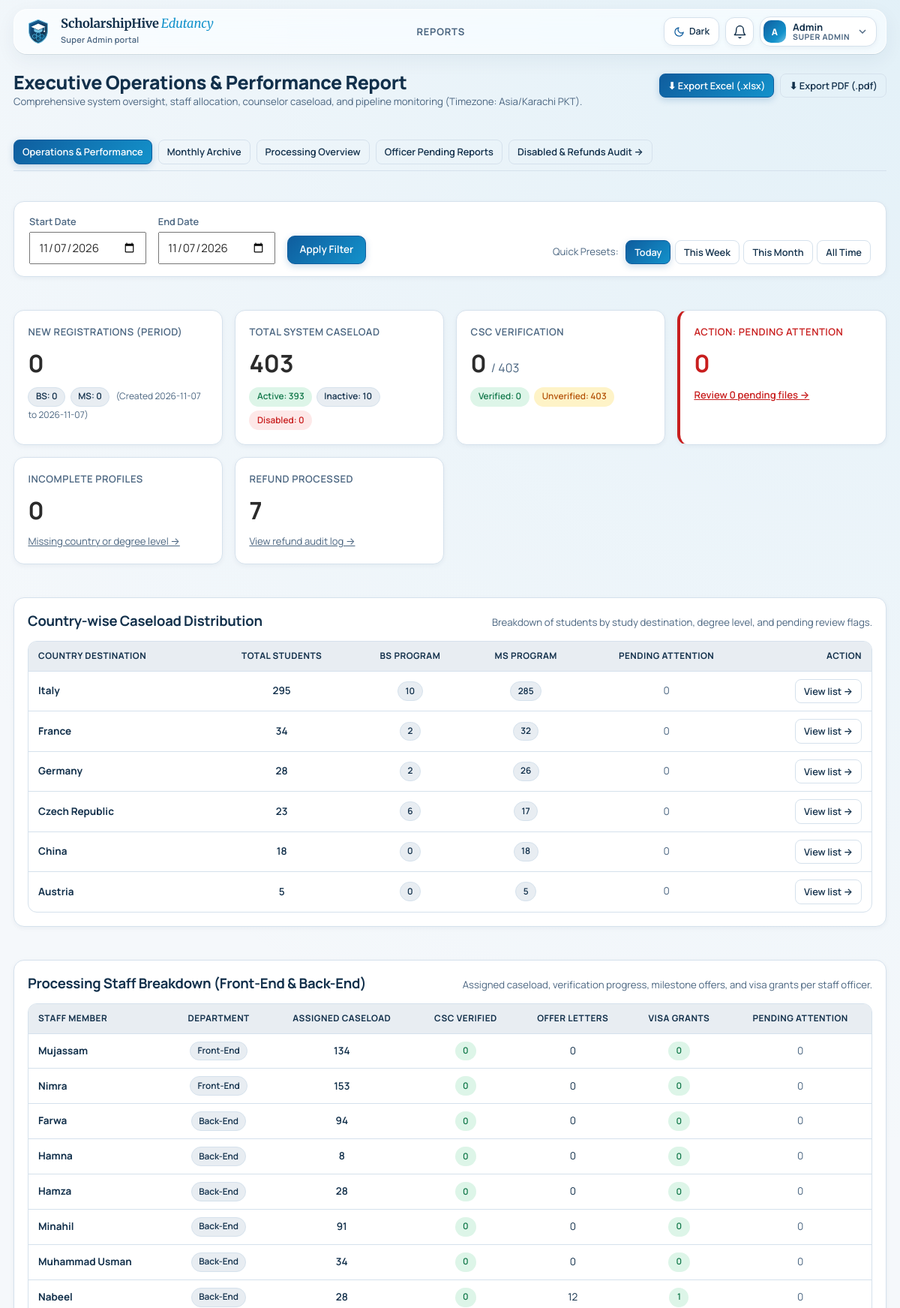
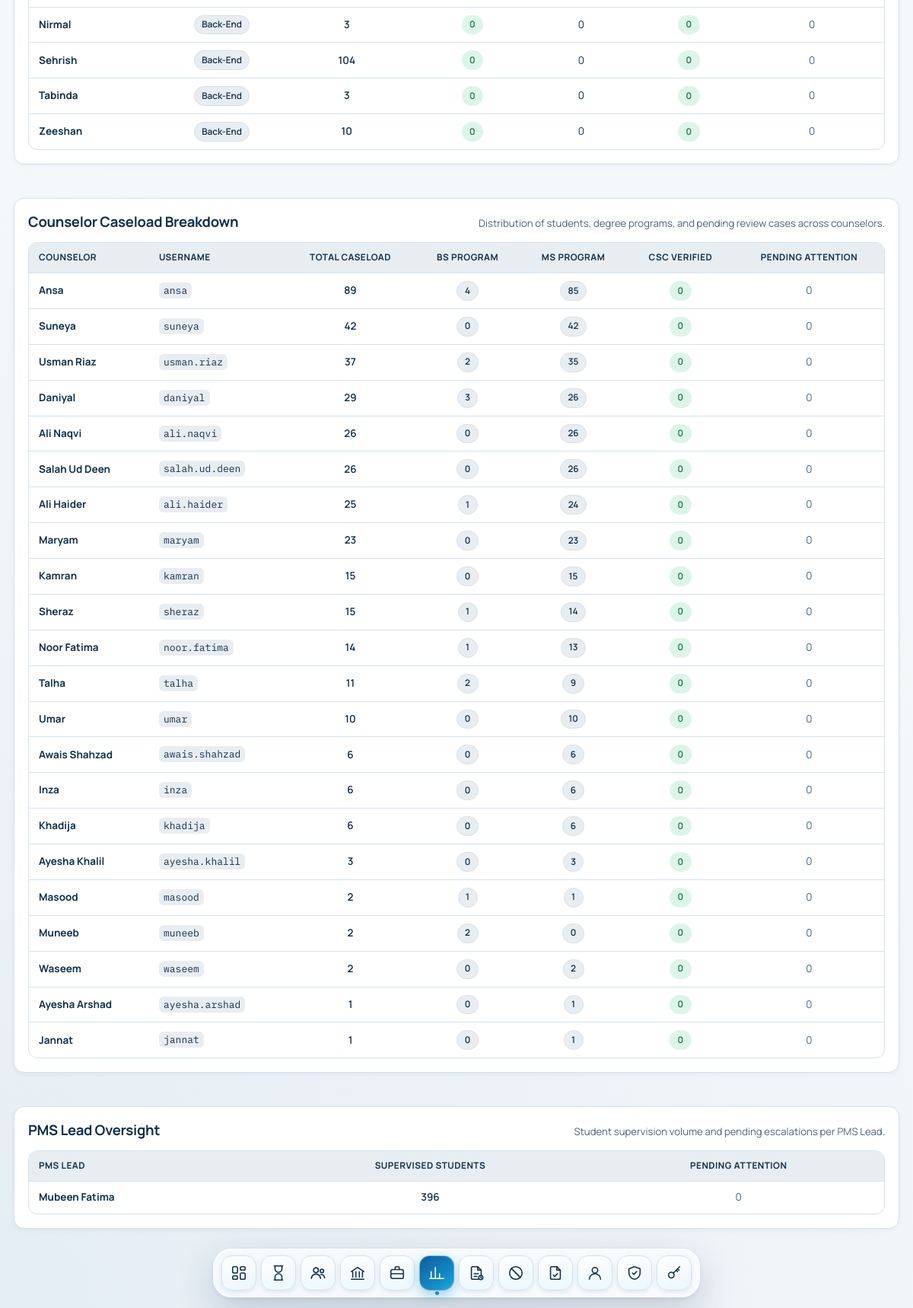
Screenshot of /admin/reports.php (signed in) with the database file from the repository (2 pictures, top to bottom).
### tables this page shows
CREATE TABLE "users" (
  id                   INTEGER PRIMARY KEY AUTOINCREMENT,
  name                 TEXT NOT NULL,
  username             TEXT NOT NULL UNIQUE,
  password_hash        TEXT NOT NULL,
  role                 TEXT NOT NULL CHECK(role IN ('super_admin','admin','pms_lead','counselor','processing_staff','officer','student')),
  student_id           INTEGER NULL UNIQUE,
  active               INTEGER NOT NULL DEFAULT 1,
  must_change_password INTEGER NOT NULL DEFAULT 1,
  last_login           TEXT NULL,
  created_at           TEXT NOT NULL, department TEXT DEFAULT 'backend', session_token TEXT NULL, session_started_at TEXT NULL, session_ip TEXT NULL, session_agent TEXT NULL,
  FOREIGN KEY (student_id) REFERENCES students(id) ON DELETE CASCADE
);

### admin/reports.php (the view, shortened to what the rows shown need)
<?php
require_once __DIR__ . '/../app/bootstrap.php';
require_once APP . '/layout.php';
require_once APP . '/reporting_service.php';
$u = require_role('admin');
$viewTab = get('tab') ?: 'operations';
$today = date('Y-m-d');
if ($viewTab === 'operations') {
    $preset = get('preset') ?: '';
    if ($preset === 'today') {
        $startDate = $today;
        $endDate = $today;
    } elseif ($preset === 'week') {
        $startDate = date('Y-m-d', strtotime('monday this week'));
        $endDate = $today;
    } elseif ($preset === 'month') {
        $startDate = date('Y-m-01');
        $endDate = $today;
    } elseif ($preset === 'all') {
        $startDate = '2020-01-01';
        $endDate = $today;
    } else {
        $startDate = get('start_date') ?: $today;
        $endDate = get('end_date') ?: $today;
    }
    $summary = get_reporting_summary($u, $startDate, $endDate);
    $breakdowns = get_staff_and_counselor_breakdown();
    page_start('Operations & Analytics Report', $u, PORTALS[$u['role']]['label']);
    ?>
    <div class="panel-h" style="margin-bottom:1.25rem;">
      <div>
        <h1>Executive Operations &amp; Performance Report</h1>
      </div>
    </div>
    <section class="panel" style="margin-bottom:1.5rem;">
      <div class="panel-h">
        <h2>Country-wise Caseload Distribution</h2>
      </div>
      <?php if (empty($summary['country_stats'])): ?>
        <div class="empty">No student records found in current scope.</div>
      <?php else: ?>
        <div class="tbl"><table>
          <thead>
            <tr>
              <th>Country Destination</th>
              <th style="text-align:center;">Total Students</th>
              <th style="text-align:center;">BS Program</th>
              <th style="text-align:center;">MS Program</th>
              <th style="text-align:center;">Pending Attention</th>
              <th style="text-align:right;">Action</th>
            </tr>
          </thead>
        </table></div>
      <?php endif; ?>
    </section>
    <section class="panel" style="margin-bottom:1.5rem;">
      <div class="panel-h">
        <h2>Processing Staff Breakdown (Front-End &amp; Back-End)</h2>
      </div>
      <?php if (empty($breakdowns['staff_stats'])): ?>
        <div class="empty">No processing staff accounts found.</div>
      <?php else: ?>
        <div class="tbl"><table>
          <thead>
            <tr>
              <th>Staff Member</th>
              <th style="text-align:center;">Department</th>
              <th style="text-align:center;">Assigned Caseload</th>
              <th style="text-align:center;">CSC Verified</th>
              <th style="text-align:center;">Offer Letters</th>
              <th style="text-align:center;">Visa Grants</th>
              <th style="text-align:center;">Pending Attention</th>
            </tr>
          </thead>
          <tbody>
            <?php foreach ($breakdowns['staff_stats'] as $st): ?>
              <tr>
                <td><b><?= h($st['name']) ?></b></td>
                <td style="text-align:center;">
                  <span class="pill sm <?= ($st['department'] === 'frontend') ? 'info' : 'primary' ?>">
                    <?= ($st['department'] === 'frontend') ? 'Front-End' : 'Back-End' ?>
                  </span>
                </td>
                <td style="text-align:center; font-weight:600;"><?= $st['assigned_count'] ?></td>
                <td style="text-align:center;"><span class="pill sm ok"><?= $st['verified_count'] ?></span></td>
                <td style="text-align:center;"><?= $st['offer_count'] ?></td>
                <td style="text-align:center;"><span class="pill sm ok"><?= $st['visa_granted_count'] ?></span></td>
                <td style="text-align:center;">
                  <?php if ($st['pending_count'] > 0): ?>
                    <span class="pill sm bad"><?= $st['pending_count'] ?></span>
                  <?php else: ?>
                    <span style="color:var(--muted); font-size:0.85rem;">0</span>
                  <?php endif; ?>
                </td>
              </tr>
            <?php endforeach; ?>
          </tbody>
        </table></div>
      <?php endif; ?>
    </section>
    <section class="panel" style="margin-bottom:1.5rem;">
      <div class="panel-h">
        <h2>Counselor Caseload Breakdown</h2>
      </div>
      <?php if (empty($breakdowns['counselor_stats'])): ?>
        <div class="empty">No counselor accounts found.</div>
      <?php else: ?>
        <div class="tbl"><table>
          <thead>
            <tr>
              <th>Counselor</th>
              <th>Username</th>
              <th style="text-align:center;">Total Caseload</th>
              <th style="text-align:center;">BS Program</th>
              <th style="text-align:center;">MS Program</th>
              <th style="text-align:center;">CSC Verified</th>
              <th style="text-align:center;">Pending Attention</th>
            </tr>
          </thead>
          <tbody>
            <?php foreach ($breakdowns['counselor_stats'] as $cs): ?>
              <tr>
                <td><b><?= h($cs['name']) ?></b></td>
                <td><code><?= h($cs['username'] ?? '') ?></code></td>
                <td style="text-align:center; font-weight:600;"><?= $cs['caseload_count'] ?></td>
                <td style="text-align:center;"><span class="pill sm"><?= $cs['bs_count'] ?></span></td>
                <td style="text-align:center;"><span class="pill sm"><?= $cs['ms_count'] ?></span></td>
                <td style="text-align:center;"><span class="pill sm ok"><?= $cs['verified_count'] ?></span></td>
                <td style="text-align:center;">
                  <?php if ($cs['pending_count'] > 0): ?>
                    <span class="pill sm bad"><?= $cs['pending_count'] ?></span>
                  <?php else: ?>
                    <span style="color:var(--muted); font-size:0.85rem;">0</span>
                  <?php endif; ?>
                </td>
              </tr>
            <?php endforeach; ?>
          </tbody>
        </table></div>
      <?php endif; ?>
    </section>
    <section class="panel">
      <div class="panel-h">
        <h2>PMS Lead Oversight</h2>
      </div>
      <?php if (empty($breakdowns['pms_stats'])): ?>
        <div class="empty">No PMS Lead accounts recorded.</div>
      <?php else: ?>
        <div class="tbl"><table>
          <thead>
            <tr>
              <th>PMS Lead</th>
              <th style="text-align:center;">Supervised Students</th>
              <th style="text-align:center;">Pending Attention</th>
            </tr>
          </thead>
          <tbody>
            <?php foreach ($breakdowns['pms_stats'] as $pm): ?>
              <tr>
                <td><b><?= h($pm['name']) ?></b></td>
                <td style="text-align:center; font-weight:600;"><?= $pm['assigned_students'] ?></td>
                <td style="text-align:center;">
                  <?php if ($pm['pending_count'] > 0): ?>
                    <span class="pill sm bad"><?= $pm['pending_count'] ?> pending</span>
                  <?php else: ?>
                    <span style="color:var(--muted); font-size:0.85rem;">0</span>
                  <?php endif; ?>
                </td>
              </tr>
            <?php endforeach; ?>
          </tbody>
        </table></div>
      <?php endif; ?>
    </section>
    <?php
    page_end();
    exit;
}
?>

### app/layout.php (shortened to what the rows shown need)
<?php
function nav_icon(string $href): string {
    $file = basename(parse_url($href, PHP_URL_PATH) ?: $href, '.php');
    $p = match ($file) {
        'index'             => '<rect x="3" y="3" width="7" height="9" rx="2"/><rect x="14" y="3" width="7" height="5" rx="2"/><rect x="14" y="12" width="7" height="9" rx="2"/><rect x="3" y="16" width="7" height="5" rx="2"/>',
        'pending'           => '<path d="M6 2h12M6 22h12"/><path d="M7 2v4a5 5 0 0 0 10 0V2"/><path d="M7 22v-4a5 5 0 0 1 10 0v4"/>',
        'students'          => '<circle cx="9" cy="8" r="3.5"/><path d="M2.5 20a6.5 6.5 0 0 1 13 0"/><circle cx="17.5" cy="9" r="2.5"/><path d="M16 14.2A5 5 0 0 1 21.5 19"/>',
        'programs'          => '<path d="M3 10 12 4l9 6"/><path d="M5 10v8M9.5 10v8M14.5 10v8M19 10v8"/><path d="M3 21h18"/>',
        'officers'          => '<rect x="3" y="7" width="18" height="13" rx="2.5"/><path d="M9 7V5a2 2 0 0 1 2-2h2a2 2 0 0 1 2 2v2"/><path d="M3 13h18"/>',
        'reports'           => '<path d="M4 20V10M10 20V4M16 20v-7M22 20H2"/>',
        'pending_report'    => '<path d="M14 3H7a2 2 0 0 0-2 2v14a2 2 0 0 0 2 2h10a2 2 0 0 0 2-2V8z"/><path d="M14 3v5h5"/><path d="M9 13h6M9 17h4"/><circle cx="18.5" cy="18.5" r="3" fill="var(--dock-badge-bg)"/><path d="M18.5 17.2v1.4l.9.6"/>',
        'disabled_refunds'  => '<circle cx="12" cy="12" r="9"/><path d="M5.6 5.6l12.8 12.8"/>',
        'consent_templates' => '<path d="M14 3H7a2 2 0 0 0-2 2v14a2 2 0 0 0 2 2h10a2 2 0 0 0 2-2V8z"/><path d="M14 3v5h5"/><path d="m9 15 2 2 4-4"/>',
        'staff'             => '<circle cx="12" cy="8" r="4"/><path d="M4 21a8 8 0 0 1 16 0"/>',
        'roles'             => '<path d="M12 3 4 6v6c0 4.5 3.4 8.2 8 9 4.6-.8 8-4.5 8-9V6z"/><path d="m9 12 2 2 4-4"/>',
        'logins'            => '<circle cx="8" cy="15" r="4"/><path d="m10.8 12.2 9.2-9.2M17 6l2 2M15 8l2 2"/>',
        default             => '<circle cx="12" cy="12" r="8"/>',
    };
    return '<svg viewBox="0 0 24 24" aria-hidden="true">' . $p . '</svg>';
}
function user_initials(string $name): string {
    $parts = preg_split('/\s+/', trim($name)) ?: [];
    $ini = '';
    foreach (array_slice($parts, 0, 2) as $p) $ini .= mb_strtoupper(mb_substr($p, 0, 1));
    return $ini ?: '?';
}
function theme_toggle_btn(): string {
    return '<button type="button" class="theme-toggle" data-theme-toggle aria-label="Switch theme" title="Switch between Light and Dark mode" aria-pressed="false">'
         . '<svg class="icon-sun" viewBox="0 0 24 24" aria-hidden="true"><circle cx="12" cy="12" r="5"/><line x1="12" y1="1" x2="12" y2="3"/><line x1="12" y1="21" x2="12" y2="23"/><line x1="4.22" y1="4.22" x2="5.64" y2="5.64"/><line x1="18.36" y1="18.36" x2="19.78" y2="19.78"/><line x1="1" y1="12" x2="3" y2="12"/><line x1="21" y1="12" x2="23" y2="12"/><line x1="4.22" y1="19.78" x2="5.64" y2="18.36"/><line x1="18.36" y1="5.64" x2="19.78" y2="4.22"/></svg>'
         . '<svg class="icon-moon" viewBox="0 0 24 24" aria-hidden="true"><path d="M21 12.79A9 9 0 1 1 11.21 3 7 7 0 0 0 21 12.79z"/></svg>'
         . '<span data-theme-label>Dark</span>'
         . '</button>';
}
function brand_logo_svg(int $size = 42): string {
    return '<svg xmlns="http://www.w3.org/2000/svg" width="' . $size . '" height="' . $size . '" viewBox="0 0 64 64" fill="none" aria-hidden="true">'
         . '<defs>'
         . '<linearGradient id="shShieldG" x1="8" y1="4" x2="56" y2="60" gradientUnits="userSpaceOnUse"><stop offset="0%" stop-color="#0F5D9E"/><stop offset="65%" stop-color="#12304B"/><stop offset="100%" stop-color="#1392CB"/></linearGradient>'
         . '<linearGradient id="shHiveG" x1="16" y1="24" x2="48" y2="54" gradientUnits="userSpaceOnUse"><stop offset="0%" stop-color="#74C3E4"/><stop offset="100%" stop-color="#1392CB"/></linearGradient>'
         . '</defs>'
         . '<path d="M32 4L10 13V30.5C10 45.2 19.4 55.9 32 60C44.6 55.9 54 45.2 54 30.5V13L32 4Z" fill="url(#shShieldG)" stroke="#74C3E4" stroke-width="1.8"/>'
         . '<path d="M32 7.5L13.5 15.2V30.2C13.5 42.8 21.4 52.2 32 56C42.6 52.2 50.5 42.8 50.5 30.2V15.2L32 7.5Z" stroke="#74C3E4" stroke-opacity="0.32" stroke-width="1"/>'
         . '<g stroke="url(#shHiveG)" stroke-width="1.5" fill="#1392CB" fill-opacity="0.22" stroke-linejoin="round">'
         . '<polygon points="32,33 36.5,35.6 36.5,40.8 32,43.4 27.5,40.8 27.5,35.6"/>'
         . '<polygon points="23,38.2 27.5,40.8 27.5,46 23,48.6 18.5,46 18.5,40.8"/>'
         . '<polygon points="41,38.2 45.5,40.8 45.5,46 41,48.6 36.5,46 36.5,40.8"/>'
         . '<polygon points="32,43.4 36.5,46 36.5,51.2 32,53.8 27.5,51.2 27.5,46"/>'
         . '</g>'
         . '<polygon points="32,13.5 15,21 32,28.5 49,21" fill="#FFFFFF"/>'
         . '<path d="M22 24.8V30.2C22 32.5 26.5 34.5 32 34.5C37.5 34.5 42 32.5 42 30.2V24.8L32 29.2L22 24.8Z" fill="#74C3E4"/>'
         . '<path d="M46.5 22.2V30.5" stroke="#74C3E4" stroke-width="1.8" stroke-linecap="round"/>'
         . '<circle cx="46.5" cy="31.5" r="1.8" fill="#FFFFFF"/>'
         . '</svg>';
}
function brand_lockup_html(string $subtitle = ''): string {
    $sub = $subtitle !== '' ? $subtitle : 'Global Education & Processing Portal';
    return '<div class="brand-logo-wrap">' . brand_logo_svg(42) . '</div>'
         . '<div>'
         . '<div class="app">ScholarshipHive<span class="edutancy">Edutancy</span></div>'
         . '<small>' . h($sub) . '</small>'
         . '</div>';
}
function page_start(string $title, ?array $u = null, string $portalLabel = ''): void {
    global $CONFIG;
    $self = ltrim(substr(parse_url($_SERVER['REQUEST_URI'] ?? '', PHP_URL_PATH) ?: '', strlen(base_url())), '/');
    $cookieTheme = $_COOKIE['ptp_theme'] ?? '';
    $htmlThemeAttr = in_array($cookieTheme, ['light', 'dark'], true) ? ' data-theme="' . h($cookieTheme) . '"' : ' data-theme="light"';
    $isStaff = $u && is_staff_role($u['role'] ?? null);
    $idleWarnMin = $isStaff ? (int)setting('idle_warning_minutes', $CONFIG['idle_warning_minutes'] ?? 15) : 0;
    $idleLogoutMin = $isStaff ? (int)setting('idle_logout_minutes', $CONFIG['idle_logout_minutes'] ?? 20) : 0;
    $bodyAttrs = '';
    if ($isStaff) {
        $bodyAttrs = sprintf(
            ' data-idle-enabled="1" data-idle-warning-minutes="%d" data-idle-logout-minutes="%d" data-ping-url="%s" data-logout-url="%s"',
            $idleWarnMin,
            $idleLogoutMin,
            h(url('ping.php')),
            h(url('index.php?idle_logout=1'))
        );
        $bodyAttrs .= ' data-has-dock="1"';
    }
    ?><!doctype html>
<html lang="en"<?= $htmlThemeAttr ?>>
<head>
<link rel="stylesheet" href="<?= h(url('assets/style.css')) ?>">
</head>
<body<?= $bodyAttrs ?>>
<div class="wrap">
<?php if ($u):
    $roleBadge = role_label($u['role']);
?>
<header class="topbar">
  <a class="brand" href="<?= h(url(PORTALS[$u['role']]['home'] ?? 'index.php')) ?>"><?= brand_lockup_html($portalLabel) ?></a>
  <div class="topbar-title" aria-hidden="true"><?= h(nav_items($u['role'])[$self] ?? '') ?></div>
  <div class="who">
    <?= theme_toggle_btn() ?>
    <?php if ($isStaff): ?>
      <div class="notif-bell-container">
        <button type="button" id="notif-bell-btn" class="icon-btn" aria-label="Notifications" title="Notifications">
          <svg viewBox="0 0 24 24" aria-hidden="true"><path d="M6 8a6 6 0 0 1 12 0c0 7 3 9 3 9H3s3-2 3-9"/><path d="M10.3 21a1.94 1.94 0 0 0 3.4 0"/></svg>
        </button>
      </div>
    <?php endif; ?>
    <details class="user-menu">
      <summary>
        <span class="avatar"><?= h(user_initials((string)$u['name'])) ?></span>
        <span class="user-meta"><b><?= h($u['name']) ?></b><small><?= h($roleBadge) ?></small></span>
        <svg class="chev" viewBox="0 0 24 24" aria-hidden="true"><path d="m6 9 6 6 6-6"/></svg>
      </summary>
    </details>
  </div>
</header>
<nav class="dock" id="app-dock" aria-label="Main navigation">
  <div class="dock-inner">
    <?php foreach (nav_items($u['role']) as $href => $label): ?>
      <a class="dock-item" href="<?= h(url($href)) ?>" <?= $self === $href ? 'aria-current="page"' : '' ?> aria-label="<?= h($label) ?>">
        <span class="dock-icon"><?= nav_icon($href) ?></span>
      </a>
    <?php endforeach; ?>
  </div>
</nav>
<?php else: ?>
<div class="guest-topbar">
  <?= theme_toggle_btn() ?>
</div>
<?php endif; ?>
<main>
<?php endforeach;
}
function page_end(): void { ?>
</main>
</div>
</body>
</html>
<?php }

### rows the page displays
users: role "REPORTS", name "A", name "Admin", role "SUPER ADMIN"
users: name "Mujassam", shows "Front-End", assigned_count "134", verified_count "0", offer_count "0", visa_granted_count "0"
users: name "Nimra", shows "Front-End", assigned_count "153", verified_count "0", offer_count "0", visa_granted_count "0"
users: name "Farwa", shows "Back-End", assigned_count "94", verified_count "0", offer_count "0", visa_granted_count "0"
users: name "Hamna", shows "Back-End", assigned_count "8", verified_count "0", offer_count "0", visa_granted_count "0"
users: name "Hamza", shows "Back-End", assigned_count "28", verified_count "0", offer_count "0", visa_granted_count "0"
users: name "Minahil", shows "Back-End", assigned_count "91", verified_count "0", offer_count "0", visa_granted_count "0"
users: name "Muhammad Usman", shows "Back-End", assigned_count "34", verified_count "0", offer_count "0", visa_granted_count "0"
users: name "Nabeel", shows "Back-End", assigned_count "28", verified_count "0", offer_count "12", visa_granted_count "1"
users: name "Nirmal", shows "Back-End", assigned_count "3", verified_count "0", offer_count "0", visa_granted_count "0"
users: name "Sehrish", shows "Back-End", assigned_count "104", verified_count "0", offer_count "0", visa_granted_count "0"
users: name "Tabinda", shows "Back-End", assigned_count "3", verified_count "0", offer_count "0", visa_granted_count "0"
users: name "Zeeshan", shows "Back-End", assigned_count "10", verified_count "0", offer_count "0", visa_granted_count "0"
users: name "Ansa", username "ansa", caseload_count "89", bs_count "4", ms_count "85", verified_count "0"
users: name "Suneya", username "suneya", caseload_count "42", bs_count "0", ms_count "42", verified_count "0"
users: name "Usman Riaz", username "usman.riaz", caseload_count "37", bs_count "2", ms_count "35", verified_count "0"
users: name "Daniyal", username "daniyal", caseload_count "29", bs_count "3", ms_count "26", verified_count "0"
users: name "Ali Naqvi", username "ali.naqvi", caseload_count "26", bs_count "0", ms_count "26", verified_count "0"
users: name "Salah Ud Deen", username "salah.ud.deen", caseload_count "26", bs_count "0", ms_count "26", verified_count "0"
users: name "Ali Haider", username "ali.haider", caseload_count "25", bs_count "1", ms_count "24", verified_count "0"
users: name "Maryam", username "maryam", caseload_count "23", bs_count "0", ms_count "23", verified_count "0"
users: name "Kamran", username "kamran", caseload_count "15", bs_count "0", ms_count "15", verified_count "0"
users: name "Sheraz", username "sheraz", caseload_count "15", bs_count "1", ms_count "14", verified_count "0"
users: name "Noor Fatima", username "noor.fatima", caseload_count "14", bs_count "1", ms_count "13", verified_count "0"
users: name "Talha", username "talha", caseload_count "11", bs_count "2", ms_count "9", verified_count "0"
users: name "Umar", username "umar", caseload_count "10", bs_count "0", ms_count "10", verified_count "0"
users: name "Awais Shahzad", username "awais.shahzad", caseload_count "6", bs_count "0", ms_count "6", verified_count "0"
users: name "Inza", username "inza", caseload_count "6", bs_count "0", ms_count "6", verified_count "0"
users: name "Khadija", username "khadija", caseload_count "6", bs_count "0", ms_count "6", verified_count "0"
users: name "Ayesha Khalil", username "ayesha.khalil", caseload_count "3", bs_count "0", ms_count "3", verified_count "0"
users: name "Masood", username "masood", caseload_count "2", bs_count "1", ms_count "1", verified_count "0"
users: name "Muneeb", username "muneeb", caseload_count "2", bs_count "2", ms_count "0", verified_count "0"
users: name "Waseem", username "waseem", caseload_count "2", bs_count "0", ms_count "2", verified_count "0"
users: name "Ayesha Arshad", username "ayesha.arshad", caseload_count "1", bs_count "0", ms_count "1", verified_count "0"
users: name "Jannat", username "jannat", caseload_count "1", bs_count "0", ms_count "1", verified_count "0"
users: name "Mubeen Fatima", assigned_students "396"

### other values shown
$sub "Super Admin portal"
$summary['new_students'] "0"
$summary['new_bs'] "0"
$summary['new_ms'] "0"
$startDate "2026-11-07"
$endDate "2026-11-07"
$summary['total_caseload'] "403"
$summary['active_count'] "393"
$summary['inactive_count'] "10"
$summary['disabled_count'] "0"
$summary['verified_count'] "0"
$summary['unverified_count'] "403"
$summary['pending_count'] "0"
$summary['incomplete_count'] "0"
$summary['refunded_count'] "7"
